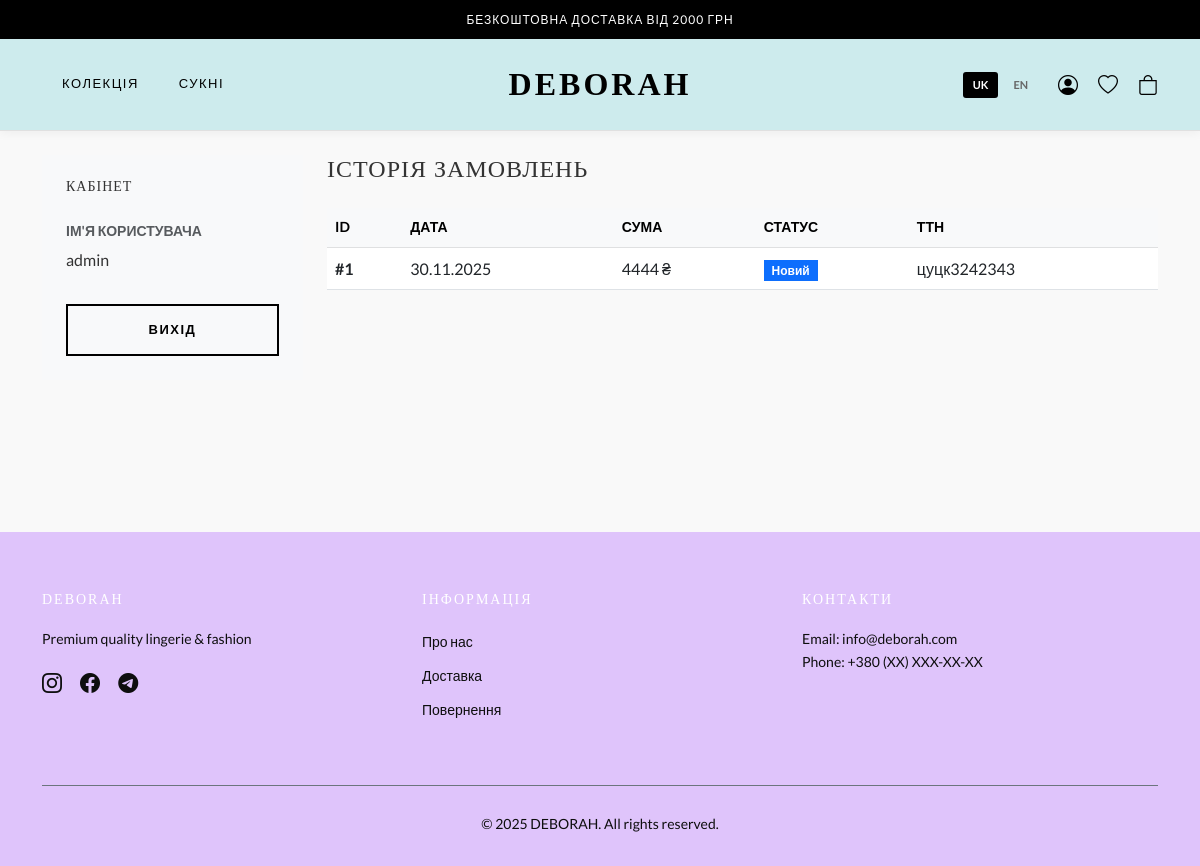
/profile/ (signed in), run on the app's committed database.
### store/models.py (models this page shows, shortened)
class SiteSettings(models.Model):
    site_name = models.CharField("Назва сайту", max_length=50, default="DEBORAH")
    show_ticker = models.BooleanField("Показувати біжучу стрічку", default=True)
    ticker_bg_color = models.CharField("Фон стрічки (HEX)", max_length=20, default="#000000")
    brand_font = models.CharField("Шрифт Лого", max_length=50, choices=FONT_CHOICES, default='Playfair Display')
    headings_font = models.CharField("Шрифт Заголовків", max_length=50, choices=FONT_CHOICES, default='Playfair Display')
    body_font = models.CharField("Шрифт Тексту", max_length=50, choices=FONT_CHOICES, default='Lato')
    menu_font = models.CharField("Шрифт Меню", max_length=50, choices=FONT_CHOICES, default='Montserrat')
    header_bg_image = models.ImageField("Фон Шапки", upload_to='site/header/', blank=True, null=True)
    header_bg_color = models.CharField("Колір Шапки", max_length=20, default="#ffffff")
    hero_bg_image = models.ImageField("Фон Банера", upload_to='site/hero/', blank=True, null=True)
    hero_title = models.CharField("Заголовок Банера", max_length=100, default="Нова Колекція")
    body_bg_image = models.ImageField("Фон Сайта", upload_to='site/body/', blank=True, null=True)
    body_bg_color = models.CharField("Колір Фону", max_length=20, default="#f9f9f9")
    footer_bg_image = models.ImageField("Фон Футера", upload_to='site/footer/', blank=True, null=True)
    footer_bg_color = models.CharField("Колір Футера", max_length=20, default="#1a1a1a")
    footer_text_color = models.CharField("Текст Футера", max_length=20, default="#888888")
    nova_poshta_api_key = models.CharField("API Нової Пошти", max_length=100, blank=True)
    telegram_bot_token = models.CharField("TG Bot Token", max_length=100, blank=True)
    telegram_admin_id = models.CharField("TG Admin ID", max_length=50, blank=True)
    wfp_merchant_login = models.CharField("WayForPay Login", max_length=100, blank=True)
    wfp_secret_key = models.CharField("WayForPay Secret", max_length=100, blank=True)
    liqpay_public_key = models.CharField("LiqPay Public", max_length=100, blank=True)
    liqpay_private_key = models.CharField("LiqPay Private", max_length=100, blank=True)
    meta_description = models.TextField("SEO Опис", blank=True)
    google_analytics_id = models.CharField("GA4 ID", max_length=50, blank=True)
    facebook_pixel_id = models.CharField("FB Pixel ID", max_length=50, blank=True)
    class Meta: verbose_name = "⚙️ Налаштування Сайту"; verbose_name_plural = "⚙️ Налаштування Сайту"

class Order(models.Model):
    STATUS_CHOICES = [('new', 'Новий'), ('sent', 'Відправлено'), ('done', 'Виконано')]
    PAYMENT_CHOICES = [('wayforpay', 'WayForPay'), ('liqpay', 'LiqPay'), ('cod', 'Накладений'), ('cash', 'Готівка')]
    user = models.ForeignKey(User, on_delete=models.SET_NULL, null=True, blank=True)
    first_name = models.CharField("Ім'я", max_length=50)
    last_name = models.CharField("Прізвище", max_length=50)
    phone = models.CharField("Телефон", max_length=20)
    city = models.CharField("Місто", max_length=100)
    city_ref = models.CharField("Ref Міста", max_length=50, blank=True)
    nova_poshta = models.CharField("Відділення", max_length=200)
    warehouse_ref = models.CharField("Ref Відділення", max_length=50, blank=True)
    payment_method = models.CharField(max_length=20, choices=PAYMENT_CHOICES, default='cod')
    status = models.CharField(max_length=20, choices=STATUS_CHOICES, default='new')
    tracking_number = models.CharField("ТТН", max_length=50, blank=True)
    total_price = models.DecimalField(max_digits=10, decimal_places=0, default=0)
    created_at = models.DateTimeField(auto_now_add=True)
    source = models.CharField(max_length=10, default='site')
    class Meta: verbose_name = "Замовлення"; verbose_name_plural = "Замовлення"; ordering = ['-created_at']

### store/views.py (the view)
# urls.py: path('profile/', views.profile_view, name='profile'),
@login_required
def profile_view(request):
    orders = Order.objects.filter(user=request.user).order_by('-created_at')
    return render(request, 'store/profile.html', {'orders': orders})

### store/context_processors.py (called while the page is built)
def site_settings(request):
    try:
        ticker_items = TickerItem.objects.filter(is_active=True)
    except:
        ticker_items = []
    try:
        settings = SiteSettings.objects.first()
    except:
        settings = None
    return {
        'settings': settings,
        'ticker_items': ticker_items
    }

### store/templates/store/profile.html (shortened to what this page needs)
{% extends 'store/base.html' %}
{% block content %}
<div class="row">
    <div class="col-md-3 mb-4">
        <div class="bg-light p-4" style="position: sticky; top: 100px;">
            <h5 class="mb-4 text-uppercase" style="letter-spacing: 1px; font-size: 14px;">
                {{ t.profile }}
            </h5>
            <div class="mb-3">
                <strong class="d-block mb-1 small text-muted text-uppercase">
                    {% if lang == 'uk' %}Ім'я користувача{% else %}Username{% endif %}
                </strong>
                <span>{{ user.username }}</span>
            </div>
            <a href="{% url 'logout' %}" class="btn btn-outline-dark w-100 mt-3">
                {{ t.logout|upper }}
            </a>
        </div>
    </div>
    <div class="col-md-9">
        <h4 class="mb-4 text-uppercase" style="letter-spacing: 1px;">
            {% if lang == 'uk' %}Історія замовлень{% else %}Order History{% endif %}
        </h4>
        {% if orders %}
        <div class="table-responsive">
            <table class="table table-hover">
                <thead class="table-light">
                    <tr>
                        <th class="text-uppercase small" style="font-weight: 600;">ID</th>
                        <th class="text-uppercase small" style="font-weight: 600;">
                            {% if lang == 'uk' %}Дата{% else %}Date{% endif %}
                        </th>
                        <th class="text-uppercase small" style="font-weight: 600;">
                            {% if lang == 'uk' %}Сума{% else %}Amount{% endif %}
                        </th>
                        <th class="text-uppercase small" style="font-weight: 600;">
                            {% if lang == 'uk' %}Статус{% else %}Status{% endif %}
                        </th>
                        <th class="text-uppercase small" style="font-weight: 600;">
                            {% if lang == 'uk' %}ТТН{% else %}Tracking{% endif %}
                        </th>
                    </tr>
                </thead>
                <tbody>
                    {% for o in orders %}
                    <tr>
                        <td class="fw-bold">#{{ o.id }}</td>
                        <td>{{ o.created_at|date:"d.m.Y" }}</td>
                        <td>{{ o.total_price }} ₴</td>
                        <td>
                            {% if o.status == 'new' %}
                                <span class="badge bg-primary" style="border-radius: 0;">
                                    {% if lang == 'uk' %}Новий{% else %}New{% endif %}
                                </span>
                            {% elif o.status == 'sent' %}
                                <span class="badge bg-warning" style="border-radius: 0;">
                                    {% if lang == 'uk' %}Відправлено{% else %}Sent{% endif %}
                                </span>
                            {% else %}
                                <span class="badge bg-success" style="border-radius: 0;">
                                    {% if lang == 'uk' %}Виконано{% else %}Done{% endif %}
                                </span>
                            {% endif %}
                        </td>
                        <td>{{ o.tracking_number|default:"-" }}</td>
                    </tr>
                    {% endfor %}
                </tbody>
            </table>
        </div>
        {% endif %}
    </div>
</div>
{% endblock %}

### store/templates/store/base.html (shortened to what this page needs)
{% load static %}
<!DOCTYPE html>
<html lang="{{ lang }}">
<head>
    <link href="https://cdn.jsdelivr.net/npm/bootstrap@5.3.0/dist/css/bootstrap.min.css" rel="stylesheet">
    <link href="https://cdn.jsdelivr.net/npm/bootstrap-icons@1.11.0/font/bootstrap-icons.css" rel="stylesheet">
    <link href="https://cdn.jsdelivr.net/npm/select2@4.1.0-rc.0/dist/css/select2.min.css" rel="stylesheet" />
    <link href="https://cdn.jsdelivr.net/npm/select2-bootstrap-5-theme@1.3.0/dist/select2-bootstrap-5-theme.min.css" rel="stylesheet" />
</head>
<body class="d-flex flex-column min-vh-100">
<div class="top-bar d-none d-md-block">
    <div class="container">
        {{ t.free_shipping }}
    </div>
</div>
<header class="main-header d-none d-md-block">
    <div class="container">
        <div class="row align-items-center">
            <div class="col-md-3">
                <nav class="navbar navbar-expand-lg p-0">
                    <ul class="navbar-nav">
                        <li class="nav-item">
                            <a class="nav-link" href="/">{{ t.collection }}</a>
                        </li>
                        <li class="nav-item">
                            <a class="nav-link" href="/?category=dress">{{ t.dresses }}</a>
                        </li>
                    </ul>
                </nav>
            </div>
            <div class="col-md-6 text-center">
                <a class="navbar-brand" href="/">
                    {{ settings.site_name|default:"DEBORAH" }}
                </a>
            </div>
            <div class="col-md-3">
                <div class="header-icons justify-content-end">
                    <div class="lang-switcher">
                        <a href="{% url 'set_language' 'uk' %}" class="{% if lang == 'uk' %}active{% endif %}">UK</a>
                        <a href="{% url 'set_language' 'en' %}" class="{% if lang == 'en' %}active{% endif %}">EN</a>
                    </div>
                    {% if user.is_authenticated %}
                        <a href="{% url 'profile' %}" title="{{ t.profile }}">
                            <i class="bi bi-person-circle"></i>
                        </a>
                    {% else %}
                        <a href="{% url 'auth' %}" title="{{ t.login }}">
                            <i class="bi bi-person"></i>
                        </a>
                    {% endif %}
                    <a href="{% url 'favorites' %}" title="{{ t.favorites }}">
                        <i class="bi bi-heart"></i>
                    </a>
                    <a href="{% url 'cart' %}" title="{{ t.cart }}">
                        <i class="bi bi-bag"></i>
                    </a>
                </div>
            </div>
        </div>
    </div>
</header>
<main class="flex-grow-1">
    <div class="container mt-4 mb-5">
        {% block content %}{% endblock %}
    </div>
</main>
<footer class="d-none d-md-block">
    <div class="container">
        <div class="row">
            <div class="col-md-4 mb-4">
                <h5>{{ settings.site_name|default:"DEBORAH" }}</h5>
                <p class="small">Premium quality lingerie & fashion</p>
                <div class="social-icons mt-3">
                    <a href="#"><i class="bi bi-instagram"></i></a>
                    <a href="#"><i class="bi bi-facebook"></i></a>
                    <a href="#"><i class="bi bi-telegram"></i></a>
                </div>
            </div>
            <div class="col-md-4 mb-4">
                <h5>{% if lang == 'uk' %}Інформація{% else %}Information{% endif %}</h5>
                <ul class="list-unstyled">
                    <li class="mb-2"><a href="#">
                        {% if lang == 'uk' %}Про нас{% else %}About Us{% endif %}
                    </a></li>
                    <li class="mb-2"><a href="#">
                        {% if lang == 'uk' %}Доставка{% else %}Delivery{% endif %}
                    </a></li>
                    <li class="mb-2"><a href="#">
                        {% if lang == 'uk' %}Повернення{% else %}Returns{% endif %}
                    </a></li>
                </ul>
            </div>
            <div class="col-md-4 mb-4">
                <h5>{% if lang == 'uk' %}Контакти{% else %}Contact{% endif %}</h5>
                <p class="small">
                    Email: info@deborah.com<br>
                    Phone: +380 (XX) XXX-XX-XX
                </p>
            </div>
        </div>
        <div class="text-center mt-4 pt-4 border-top border-secondary">
            <small>&copy; 2025 {{ settings.site_name|default:"DEBORAH" }}. All rights reserved.</small>
        </div>
    </div>
</footer>
</body>
</html>

### data on the page
SiteSettings: site_name "DEBORAH"
Order: id "1", created_at "30.11.2025", total_price "4444", status "Новий", tracking_number "цуцк3242343"

### other printed values
{{ t.free_shipping }} "БЕЗКОШТОВНА ДОСТАВКА ВІД 2000 ГРН"
{{ t.collection }} "КОЛЕКЦІЯ"
{{ t.dresses }} "СУКНІ"
{{ t.profile }} "КАБІНЕТ"
{{ user.username }} "admin"
{{ t.logout|upper }} "ВИХІД"
